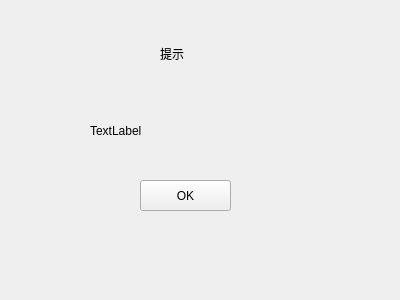
<?xml version="1.0" encoding="UTF-8"?>
<ui version="4.0">
 <class>Msgbox</class>
 <widget class="QWidget" name="Msgbox">
  <property name="geometry">
   <rect>
    <x>0</x>
    <y>0</y>
    <width>400</width>
    <height>300</height>
   </rect>
  </property>
  <property name="windowTitle">
   <string>提示</string>
  </property>
  <widget class="QLabel" name="label">
   <property name="geometry">
    <rect>
     <x>160</x>
     <y>40</y>
     <width>101</width>
     <height>27</height>
    </rect>
   </property>
   <property name="styleSheet">
    <string notr="true">font: 18pt &quot;Arial&quot;;</string>
   </property>
   <property name="text">
    <string>提示</string>
   </property>
  </widget>
  <widget class="QLabel" name="label_2">
   <property name="geometry">
    <rect>
     <x>90</x>
     <y>100</y>
     <width>221</width>
     <height>61</height>
    </rect>
   </property>
   <property name="styleSheet">
    <string notr="true">font: 75 14pt &quot;Arial&quot;;
font: 36pt &quot;Arial&quot;;</string>
   </property>
   <property name="text">
    <string>TextLabel</string>
   </property>
  </widget>
  <widget class="QPushButton" name="pushButton">
   <property name="geometry">
    <rect>
     <x>140</x>
     <y>180</y>
     <width>91</width>
     <height>31</height>
    </rect>
   </property>
   <property name="styleSheet">
    <string notr="true">font: 12pt &quot;Arial&quot;;</string>
   </property>
   <property name="text">
    <string>OK</string>
   </property>
  </widget>
 </widget>
 <resources/>
 <connections/>
</ui>
